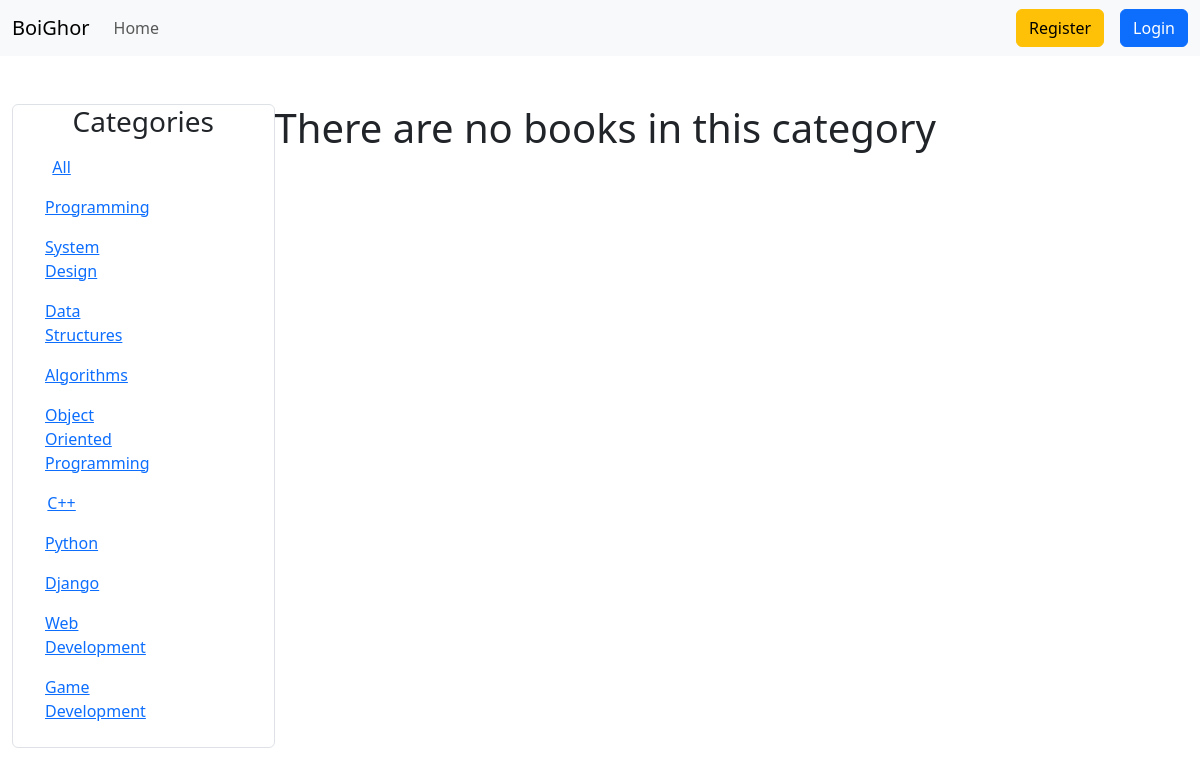
Page /filter/2 on the committed database.
### book/models.py (models this page shows, shortened)
class Category(models.Model):
    name = models.CharField(max_length=100)

### BoiGhor/views.py (the view)
# urls.py: path("filter/<int:id>", filterview, name="filter"),
def filterview(request, id):
    category = Category.objects.get(id=id)
    all_category = Category.objects.all()
    books = Book.objects.filter(category=category)
    return render(request, 'filtered_books.html', {'books': books, 'categories': all_category})

### templates/filtered_books.html
{% include 'home.html' %}

### templates/home.html (shortened to what this page needs)
{% extends 'base.html' %}
{% block content %}
<div class="container-fluid mt=5 pt-5">
  <div class="div d-flex">
    <div class="border border-1 rounded text-center">
    <h3>Categories</h3>
      <ul class="w-25 h-25 d-flex flex-column">
        <li class="list-unstyled my-2">
          <a href="{% url 'home' %}">
            All
          </a>
        </li>
        {% for category in categories %}
          <li class="list-unstyled my-2">
            <a href="{% url 'filter' category.id %}">
              {{category.name}}
            </a>
          </li>
        {% endfor %}
      </ul>
    </div>
    {% if books %}
    {% comment %} cardssss {% endcomment %}
    {% for book in books %}
    <div>
    <div class="card text-center m-3" style="width: 18rem;">
      <img src="{{book.image.url}}" class="card-img-top" alt="...">
      <div class="card-body">
        <h5 class="card-title">{{book.title}}</h5>
        <p class="card-text">
          {{book.description | truncatewords:10}}
        </p>
        {% for cat in book.category.all %}
            <div class="btn btn-warning disabled btn-sm m-1">{{cat}}</div>
          {% endfor %}
          <div><a href="{% url 'detail' book.id %}" class="btn btn-primary mt-3">Details</a></div>
      </div>
    </div>
  </div>
    {% endfor %}
    {% else %}
    <h1 class="mr-5">There are no books in this category</h1>
    {% endif %}
  </div>
</div>
{% endblock content %}

### rows in the picture
Category: name "Programming"
Category: name "System Design"
Category: name "Data Structures"
Category: name "Algorithms"
Category: name "Object Oriented Programming"
Category: name "C++"
Category: name "Python"
Category: name "Django"
Category: name "Web Development"
Category: name "Game Development"
